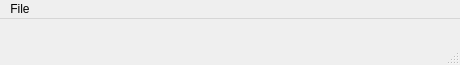
<?xml version="1.0" encoding="UTF-8"?>
<ui version="4.0">
 <class>ihm_main_window</class>
 <widget class="QMainWindow" name="ihm_main_window">
  <property name="geometry">
   <rect>
    <x>0</x>
    <y>0</y>
    <width>460</width>
    <height>65</height>
   </rect>
  </property>
  <property name="windowTitle">
   <string>MainWindow</string>
  </property>
  <widget class="QWidget" name="centralwidget">
   <layout class="QGridLayout" name="gridLayout"/>
  </widget>
  <widget class="QMenuBar" name="menubar">
   <property name="geometry">
    <rect>
     <x>0</x>
     <y>0</y>
     <width>460</width>
     <height>25</height>
    </rect>
   </property>
   <widget class="QMenu" name="menuFile">
    <property name="title">
     <string>File</string>
    </property>
    <addaction name="actionQuit"/>
   </widget>
   <addaction name="menuFile"/>
  </widget>
  <widget class="QStatusBar" name="statusbar"/>
  <action name="actionTest">
   <property name="text">
    <string>Test</string>
   </property>
  </action>
  <action name="actionInfo_modules">
   <property name="text">
    <string>Info modules</string>
   </property>
  </action>
  <action name="actionAbout">
   <property name="text">
    <string>About</string>
   </property>
  </action>
  <action name="actionQuit">
   <property name="text">
    <string>Quit</string>
   </property>
  </action>
 </widget>
 <resources/>
 <connections/>
</ui>
